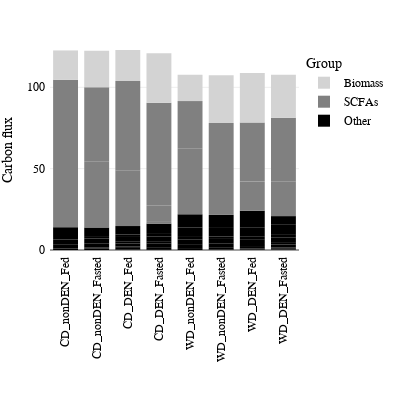

Notebook code cell kept with this figure:
### Code cell
production = toPlot[toPlot['Direction'] == 'Production']
#production['Carbon flux'] = production['Carbon flux'].apply(lambda x: x*-1)
cols = plotly.colors.qualitative.Pastel[0:7] 
#production = production[production['Group'] == 'Other']
#production = production[production['Group'].isin(['Carbohydrate','Lipid','Amino acid'])]
fig = px.bar(production,
             x='Diet_Experiment',
             y='Carbon flux',
             color='Group',
             #facet_col='Diet',
             template='none',
             #color_discrete_sequence=px.colors.qualitative.G10,
             #color_discrete_sequence=[cols[1],cols[2],cols[3],cols[6]],
             color_discrete_sequence=['black','grey','lightgrey'],
             category_orders={"Diet_Experiment": ["CD_Diet","WD_Diet",
                                                  "CD_nonDEN_Fed","CD_nonDEN_Fasted",'CD_DEN_Fed','CD_DEN_Fasted',
                                                  "WD_nonDEN_Fed","WD_nonDEN_Fasted",'WD_DEN_Fed','WD_DEN_Fasted'],
                              #"Group" : ['Carbohydrate','Lipid', 'Amino acid', 'Other'],
                              #"Group" : ['Biomass','SCFAs', 'Other'],
                              #"Compound" : ['propionate','Formate','butyrate','acetate'],
                              "Diet" : ['CD','WD']})
fig.update_layout(autosize=False,width=400,height=400,margin=dict(l=50,b=150,t=50,r=50,pad=4))
fig.update_layout(legend_traceorder="reversed")
fig.update_xaxes(title='',tickangle=270)
fig.update_yaxes(range=[0,122.91450475284728])
fig = setPlotFont(fig)
#fig.write_image('Figures/fluxes/uptake.pdf')
fig.show()

### Figure 1 — Plotly figure (JSON) as saved in the notebook; plotly's stock layout.template omitted (floating-point values rounded to 4 significant figures)
{"data": [{"alignmentgroup": "True", "hovertemplate": "Group=Other<br>Diet_Experiment=%{x}<br>Carbon flux=%{y}<extra></extra>", "legendgroup": "Other", "marker": {"color": "black", "pattern": {"shape": ""}}, "name": "Other", "offsetgroup": "Other", "orientation": "v", "showlegend": true, "textposition": "auto", "type": "bar", "x": ["CD_DEN_Fed", "WD_DEN_Fasted", "WD_DEN_Fasted", "WD_nonDEN_Fasted", "WD_nonDEN_Fasted", "WD_DEN_Fed", "WD_nonDEN_Fed", "CD_nonDEN_Fed", "CD_DEN_Fasted", "WD_DEN_Fed", "WD_DEN_Fasted", "WD_nonDEN_Fasted", "WD_DEN_Fed", "CD_DEN_Fed", "WD_DEN_Fed", "CD_nonDEN_Fasted", "WD_nonDEN_Fasted", "WD_DEN_Fasted", "CD_DEN_Fed", "WD_DEN_Fed", "CD_nonDEN_Fed", "CD_nonDEN_Fasted", "CD_nonDEN_Fasted", "CD_DEN_Fed", "WD_nonDEN_Fed", "WD_nonDEN_Fasted", "CD_DEN_Fasted", "WD_DEN_Fed", "CD_DEN_Fed", "WD_DEN_Fasted", "WD_DEN_Fed", "WD_DEN_Fasted", "WD_DEN_Fasted", "CD_DEN_Fasted", "WD_DEN_Fasted", "CD_DEN_Fed", "WD_nonDEN_Fasted", "WD_nonDEN_Fed", "CD_nonDEN_Fasted", "CD_DEN_Fasted", "CD_nonDEN_Fed", "CD_DEN_Fed", "CD_DEN_Fasted", "WD_nonDEN_Fed", "CD_nonDEN_Fed", "WD_nonDEN_Fasted", "WD_DEN_Fed", "CD_nonDEN_Fasted", "CD_DEN_Fed", "WD_DEN_Fasted", "CD_DEN_Fasted", "CD_nonDEN_Fed", "WD_nonDEN_Fasted", "CD_DEN_Fed", "CD_nonDEN_Fasted", "WD_DEN_Fasted", "CD_DEN_Fasted", "WD_DEN_Fed", "WD_nonDEN_Fed", "CD_nonDEN_Fed", "CD_nonDEN_Fasted", "CD_DEN_Fed", "WD_nonDEN_Fed", "WD_nonDEN_Fasted", "WD_DEN_Fed", "CD_DEN_Fed", "CD_nonDEN_Fasted", "WD_nonDEN_Fasted", "WD_DEN_Fed", "WD_nonDEN_Fed", "CD_nonDEN_Fed", "WD_DEN_Fasted", "CD_DEN_Fasted", "WD_DEN_Fasted", "WD_nonDEN_Fasted", "WD_nonDEN_Fed", "WD_DEN_Fed"], "xaxis": "x", "y": [0.06366, 0.105, 0.0974, 0.106, 0.1349, 0.1143, 0, 0, 0.118, 0.1942, 0.2338, 0.2543, 0.2744, 0.2476, 0.3152, 0, 0, 0.3347, 0, 0, 0.8866, 0.9617, 0.6322, 1.014, 1.175, 1.219, 1.222, 1.529, 0.7773, 0.7785, 1.271, 1.811, 1.486, 0, 0, 1.895, 2.155, 2.426, 2.52, 2.538, 2.663, 1.08, 1.551, 2.924, 2.926, 2.94, 2.94, 2.943, 2.943, 2.944, 2.948, 1.5, 1.5, 1.5, 1.5, 1.5, 1.5, 1.5, 1.5, 0, 0, 0, 0, 0, 0, 5.203, 5.289, 5.778, 5.836, 5.876, 6.042, 6.201, 6.336, 5.34, 7.493, 8.061, 10.14], "yaxis": "y"}, {"alignmentgroup": "True", "hovertemplate": "Group=SCFAs<br>Diet_Experiment=%{x}<br>Carbon flux=%{y}<extra></extra>", "legendgroup": "SCFAs", "marker": {"color": "grey", "pattern": {"shape": ""}}, "name": "SCFAs", "offsetgroup": "SCFAs", "orientation": "v", "showlegend": true, "textposition": "auto", "type": "bar", "x": ["CD_DEN_Fasted", "CD_DEN_Fasted", "WD_DEN_Fed", "WD_nonDEN_Fasted", "WD_DEN_Fasted", "CD_DEN_Fed", "CD_nonDEN_Fed", "WD_nonDEN_Fed", "CD_nonDEN_Fasted", "WD_nonDEN_Fed", "WD_DEN_Fed", "WD_nonDEN_Fasted", "WD_DEN_Fasted", "CD_nonDEN_Fasted", "CD_nonDEN_Fed", "CD_DEN_Fed", "CD_DEN_Fasted"], "xaxis": "x", "y": [1.052, 9.858, 18.08, 20.29, 21.33, 34.23, 37.61, 40.63, 40.65, 28.92, 36.1, 36.21, 39.14, 45.46, 52.99, 54.9, 63.4], "yaxis": "y"}, {"alignmentgroup": "True", "hovertemplate": "Group=Biomass<br>Diet_Experiment=%{x}<br>Carbon flux=%{y}<extra></extra>", "legendgroup": "Biomass", "marker": {"color": "lightgrey", "pattern": {"shape": ""}}, "name": "Biomass", "offsetgroup": "Biomass", "orientation": "v", "showlegend": true, "textposition": "auto", "type": "bar", "x": ["CD_DEN_Fasted", "WD_DEN_Fasted", "CD_nonDEN_Fed", "CD_nonDEN_Fasted", "CD_DEN_Fed", "WD_nonDEN_Fed", "WD_nonDEN_Fasted", "WD_DEN_Fed"], "xaxis": "x", "y": [30.41, 26.35, 18.03, 22.45, 19.07, 16.2, 29.26, 30.42], "yaxis": "y"}], "layout": {"autosize": false, "barmode": "relative", "font": {"color": "black", "family": "Arial", "size": 12}, "height": 400, "legend": {"title": {"text": "Group"}, "tracegroupgap": 0, "traceorder": "reversed"}, "margin": {"b": 150, "l": 50, "pad": 4, "r": 50, "t": 50}, "width": 400, "xaxis": {"anchor": "y", "categoryarray": ["CD_Diet", "WD_Diet", "CD_nonDEN_Fed", "CD_nonDEN_Fasted", "CD_DEN_Fed", "CD_DEN_Fasted", "WD_nonDEN_Fed", "WD_nonDEN_Fasted", "WD_DEN_Fed", "WD_DEN_Fasted"], "categoryorder": "array", "domain": [0, 1], "tickangle": -90, "title": {"text": ""}}, "yaxis": {"anchor": "x", "domain": [0, 1], "range": [0, 122.9], "title": {"text": "Carbon flux"}}}}
